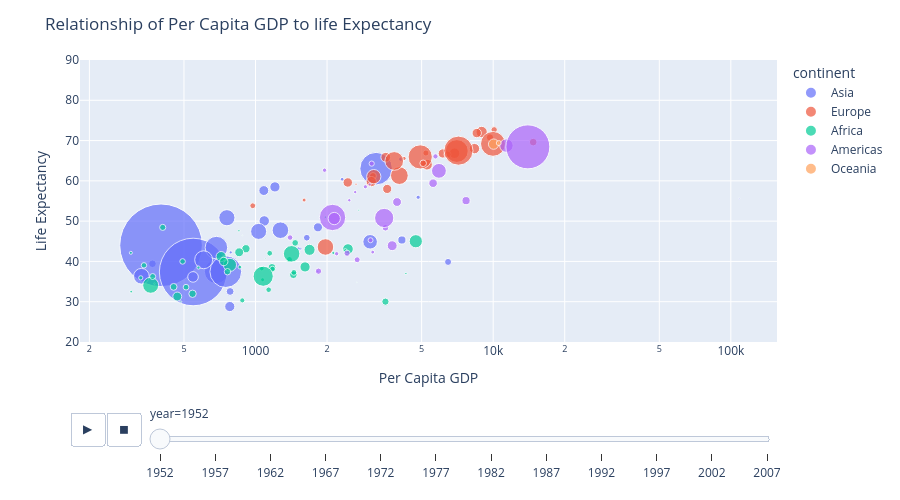

This figure's notebook cell:
### Markdown cell above
### Add time and population

In `px.scatter()`, `animation_frame="year"` creates a frame for each year, `animation_group="country"` keeps track of country identity, `size="pop"` maps population to bubble area, and `color="continent"` distinguishes broad continents. `log_x=True` changes the display scale while hover labels retain GDP values in their original units.

### Code cell
fig = px.scatter(gap_df, x="gdpPercap", y="lifeExp", log_x=True, color="continent", size="pop", size_max=90, hover_name="country", labels={"lifeExp": "Life Expectancy", "gdpPercap": " Per Capita GDP"}, animation_frame="year")

fig.update_layout(title="Relationship of Per Capita GDP to life Expectancy", yaxis_range=[20, 90], height=500)

fig.show()

### Figure 1 — Plotly figure (JSON) as saved in the notebook; plotly's stock layout.template omitted (floating-point values rounded to 4 significant figures)
{"data": [{"hovertemplate": "<b>%{hovertext}</b><br><br>continent=Asia<br>year=1952<br> Per Capita GDP=%{x}<br>Life Expectancy=%{y}<br>pop=%{marker.size}<extra></extra>", "hovertext": ["Afghanistan", "Bahrain", "Bangladesh", "Cambodia", "China", "Hong Kong, China", "India", "Indonesia", "Iran", "Iraq", "Israel", "Japan", "Jordan", "Korea, Dem. Rep.", "Korea, Rep.", "Kuwait", "Lebanon", "Malaysia", "Mongolia", "Myanmar", "Nepal", "Oman", "Pakistan", "Philippines", "Saudi Arabia", "Singapore", "Sri Lanka", "Syria", "Taiwan", "Thailand", "Vietnam", "West Bank and Gaza", "Yemen, Rep."], "legendgroup": "Asia", "marker": {"color": "#636efa", "size": [8425333, 120447, 46886859, 4693836, 556263527, 2125900, 372000000, 82052000, 17272000, 5441766, 1620914, 86459025, 607914, 8865488, 20947571, 160000, 1439529, 6748378, 800663, 20092996, 9182536, 507833, 41346560, 22438691, 4005677, 1127000, 7982342, 3661549, 8550362, 21289402, 26246839, 1030585, 4963829], "sizemode": "area", "sizeref": 162800.0, "symbol": "circle"}, "mode": "markers", "name": "Asia", "orientation": "v", "showlegend": true, "type": "scatter", "x": [779.4, 9867.0, 684.2, 368.5, 400.4, 3054.0, 546.6, 749.7, 3035.0, 4130.0, 4087.0, 3217.0, 1547.0, 1088.0, 1031.0, 108400.0, 4835.0, 1831.0, 786.6, 331.0, 545.9, 1828.0, 684.6, 1273.0, 6460.0, 2315.0, 1084.0, 1643.0, 1207.0, 757.8, 605.1, 1516.0, 781.7], "xaxis": "x", "y": [28.8, 50.94, 37.48, 39.42, 44.0, 60.96, 37.37, 37.47, 44.87, 45.32, 65.39, 63.03, 43.16, 50.06, 47.45, 55.56, 55.93, 48.46, 42.24, 36.32, 36.16, 37.58, 43.44, 47.75, 39.88, 60.4, 57.59, 45.88, 58.5, 50.85, 40.41, 43.16, 32.55], "yaxis": "y"}, {"hovertemplate": "<b>%{hovertext}</b><br><br>continent=Europe<br>year=1952<br> Per Capita GDP=%{x}<br>Life Expectancy=%{y}<br>pop=%{marker.size}<extra></extra>", "hovertext": ["Albania", "Austria", "Belgium", "Bosnia and Herzegovina", "Bulgaria", "Croatia", "Czech Republic", "Denmark", "Finland", "France", "Germany", "Greece", "Hungary", "Iceland", "Ireland", "Italy", "Montenegro", "Netherlands", "Norway", "Poland", "Portugal", "Romania", "Serbia", "Slovak Republic", "Slovenia", "Spain", "Sweden", "Switzerland", "Turkey", "United Kingdom"], "legendgroup": "Europe", "marker": {"color": "#EF553B", "size": [1282697, 6927772, 8730405, 2791000, 7274900, 3882229, 9125183, 4334000, 4090500, 42459667, 69145952, 7733250, 9504000, 147962, 2952156, 47666000, 413834, 10381988, 3327728, 25730551, 8526050, 16630000, 6860147, 3558137, 1489518, 28549870, 7124673, 4815000, 22235677, 50430000], "sizemode": "area", "sizeref": 162800.0, "symbol": "circle"}, "mode": "markers", "name": "Europe", "orientation": "v", "showlegend": true, "type": "scatter", "x": [1601.0, 6137.0, 8343.0, 973.5, 2444.0, 3119.0, 6876.0, 9692.0, 6425.0, 7030.0, 7144.0, 3531.0, 5264.0, 7268.0, 5210.0, 4931.0, 2648.0, 8942.0, 10100.0, 4029.0, 3068.0, 3145.0, 3581.0, 5075.0, 4215.0, 3834.0, 8528.0, 14730.0, 1969.0, 9980.0], "xaxis": "x", "y": [55.23, 66.8, 68.0, 53.82, 59.6, 61.21, 66.87, 70.78, 66.55, 67.41, 67.5, 65.86, 64.03, 72.49, 66.91, 65.94, 59.16, 72.13, 72.67, 61.31, 59.82, 61.05, 58.0, 64.36, 65.57, 64.94, 71.86, 69.62, 43.59, 69.18], "yaxis": "y"}, {"hovertemplate": "<b>%{hovertext}</b><br><br>continent=Africa<br>year=1952<br> Per Capita GDP=%{x}<br>Life Expectancy=%{y}<br>pop=%{marker.size}<extra></extra>", "hovertext": ["Algeria", "Angola", "Benin", "Botswana", "Burkina Faso", "Burundi", "Cameroon", "Central African Republic", "Chad", "Comoros", "Congo, Dem. Rep.", "Congo, Rep.", "Cote d'Ivoire", "Djibouti", "Egypt", "Equatorial Guinea", "Eritrea", "Ethiopia", "Gabon", "Gambia", "Ghana", "Guinea", "Guinea-Bissau", "Kenya", "Lesotho", "Liberia", "Libya", "Madagascar", "Malawi", "Mali", "Mauritania", "Mauritius", "Morocco", "Mozambique", "Namibia", "Niger", "Nigeria", "Reunion", "Rwanda", "Sao Tome and Principe", "Senegal", "Sierra Leone", "Somalia", "South Africa", "Sudan", "Swaziland", "Tanzania", "Togo", "Tunisia", "Uganda", "Zambia", "Zimbabwe"], "legendgroup": "Africa", "marker": {"color": "#00cc96", "size": [9279525, 4232095, 1738315, 442308, 4469979, 2445618, 5009067, 1291695, 2682462, 153936, 14100005, 854885, 2977019, 63149, 22223309, 216964, 1438760, 20860941, 420702, 284320, 5581001, 2664249, 580653, 6464046, 748747, 863308, 1019729, 4762912, 2917802, 3838168, 1022556, 516556, 9939217, 6446316, 485831, 3379468, 33119096, 257700, 2534927, 60011, 2755589, 2143249, 2526994, 14264935, 8504667, 290243, 8322925, 1219113, 3647735, 5824797, 2672000, 3080907], "sizemode": "area", "sizeref": 162800.0, "symbol": "circle"}, "mode": "markers", "name": "Africa", "orientation": "v", "showlegend": true, "type": "scatter", "x": [2449.0, 3521.0, 1063.0, 851.2, 543.3, 339.3, 1173.0, 1071.0, 1179.0, 1103.0, 780.5, 2126.0, 1389.0, 2670.0, 1419.0, 375.6, 328.9, 362.1, 4293.0, 485.2, 911.3, 510.2, 299.9, 853.5, 298.8, 575.6, 2388.0, 1443.0, 369.2, 452.3, 743.1, 1968.0, 1688.0, 468.5, 2424.0, 761.9, 1077.0, 2719.0, 493.3, 879.6, 1450.0, 879.8, 1136.0, 4725.0, 1616.0, 1148.0, 716.7, 859.8, 1468.0, 734.8, 1147.0, 406.9], "xaxis": "x", "y": [43.08, 30.02, 38.22, 47.62, 31.98, 39.03, 38.52, 35.46, 38.09, 40.72, 39.14, 42.11, 40.48, 34.81, 41.89, 34.48, 35.93, 34.08, 37.0, 30.0, 43.15, 33.61, 32.5, 42.27, 42.14, 38.48, 42.72, 36.68, 36.26, 33.69, 40.54, 50.99, 42.87, 31.29, 41.73, 37.44, 36.32, 52.72, 40.0, 46.47, 37.28, 30.33, 32.98, 45.01, 38.63, 41.41, 41.22, 38.6, 44.6, 39.98, 42.04, 48.45], "yaxis": "y"}, {"hovertemplate": "<b>%{hovertext}</b><br><br>continent=Americas<br>year=1952<br> Per Capita GDP=%{x}<br>Life Expectancy=%{y}<br>pop=%{marker.size}<extra></extra>", "hovertext": ["Argentina", "Bolivia", "Brazil", "Canada", "Chile", "Colombia", "Costa Rica", "Cuba", "Dominican Republic", "Ecuador", "El Salvador", "Guatemala", "Haiti", "Honduras", "Jamaica", "Mexico", "Nicaragua", "Panama", "Paraguay", "Peru", "Puerto Rico", "Trinidad and Tobago", "United States", "Uruguay", "Venezuela"], "legendgroup": "Americas", "marker": {"color": "#ab63fa", "size": [17876956, 2883315, 56602560, 14785584, 6377619, 12350771, 926317, 6007797, 2491346, 3548753, 2042865, 3146381, 3201488, 1517453, 1426095, 30144317, 1165790, 940080, 1555876, 8025700, 2227000, 662850, 157553000, 2252965, 5439568], "sizemode": "area", "sizeref": 162800.0, "symbol": "circle"}, "mode": "markers", "name": "Americas", "orientation": "v", "showlegend": true, "type": "scatter", "x": [5911.0, 2677.0, 2109.0, 11370.0, 3940.0, 2144.0, 2627.0, 5587.0, 1398.0, 3522.0, 3048.0, 2428.0, 1840.0, 2195.0, 2899.0, 3478.0, 3112.0, 2480.0, 1952.0, 3759.0, 3082.0, 3023.0, 13990.0, 5717.0, 7690.0], "xaxis": "x", "y": [62.48, 40.41, 50.92, 68.75, 54.74, 50.64, 57.21, 59.42, 45.93, 48.36, 45.26, 42.02, 37.58, 41.91, 58.53, 50.79, 42.31, 55.19, 62.65, 43.9, 64.28, 59.1, 68.44, 66.07, 55.09], "yaxis": "y"}, {"hovertemplate": "<b>%{hovertext}</b><br><br>continent=Oceania<br>year=1952<br> Per Capita GDP=%{x}<br>Life Expectancy=%{y}<br>pop=%{marker.size}<extra></extra>", "hovertext": ["Australia", "New Zealand"], "legendgroup": "Oceania", "marker": {"color": "#FFA15A", "size": [8691212, 1994794], "sizemode": "area", "sizeref": 162800.0, "symbol": "circle"}, "mode": "markers", "name": "Oceania", "orientation": "v", "showlegend": true, "type": "scatter", "x": [10040.0, 10560.0], "xaxis": "x", "y": [69.12, 69.39], "yaxis": "y"}], "layout": {"height": 500, "legend": {"itemsizing": "constant", "title": {"text": "continent"}, "tracegroupgap": 0}, "margin": {"t": 60}, "sliders": [{"active": 0, "currentvalue": {"prefix": "year="}, "len": 0.9, "pad": {"b": 10, "t": 60}, "steps": [{"args": [["1952"], {"frame": {"duration": 0, "redraw": false}, "fromcurrent": true, "mode": "immediate", "transition": {"duration": 0, "easing": "linear"}}], "label": "1952", "method": "animate"}, {"args": [["1957"], {"frame": {"duration": 0, "redraw": false}, "fromcurrent": true, "mode": "immediate", "transition": {"duration": 0, "easing": "linear"}}], "label": "1957", "method": "animate"}, {"args": [["1962"], {"frame": {"duration": 0, "redraw": false}, "fromcurrent": true, "mode": "immediate", "transition": {"duration": 0, "easing": "linear"}}], "label": "1962", "method": "animate"}, {"args": [["1967"], {"frame": {"duration": 0, "redraw": false}, "fromcurrent": true, "mode": "immediate", "transition": {"duration": 0, "easing": "linear"}}], "label": "1967", "method": "animate"}, {"args": [["1972"], {"frame": {"duration": 0, "redraw": false}, "fromcurrent": true, "mode": "immediate", "transition": {"duration": 0, "easing": "linear"}}], "label": "1972", "method": "animate"}, {"args": [["1977"], {"frame": {"duration": 0, "redraw": false}, "fromcurrent": true, "mode": "immediate", "transition": {"duration": 0, "easing": "linear"}}], "label": "1977", "method": "animate"}, {"args": [["1982"], {"frame": {"duration": 0, "redraw": false}, "fromcurrent": true, "mode": "immediate", "transition": {"duration": 0, "easing": "linear"}}], "label": "1982", "method": "animate"}, {"args": [["1987"], {"frame": {"duration": 0, "redraw": false}, "fromcurrent": true, "mode": "immediate", "transition": {"duration": 0, "easing": "linear"}}], "label": "1987", "method": "animate"}, {"args": [["1992"], {"frame": {"duration": 0, "redraw": false}, "fromcurrent": true, "mode": "immediate", "transition": {"duration": 0, "easing": "linear"}}], "label": "1992", "method": "animate"}, {"args": [["1997"], {"frame": {"duration": 0, "redraw": false}, "fromcurrent": true, "mode": "immediate", "transition": {"duration": 0, "easing": "linear"}}], "label": "1997", "method": "animate"}, {"args": [["2002"], {"frame": {"duration": 0, "redraw": false}, "fromcurrent": true, "mode": "immediate", "transition": {"duration": 0, "easing": "linear"}}], "label": "2002", "method": "animate"}, {"args": [["2007"], {"frame": {"duration": 0, "redraw": false}, "fromcurrent": true, "mode": "immediate", "transition": {"duration": 0, "easing": "linear"}}], "label": "2007", "method": "animate"}], "x": 0.1, "xanchor": "left", "y": 0, "yanchor": "top"}], "title": {"text": "Relationship of Per Capita GDP to life Expectancy"}, "updatemenus": [{"buttons": [{"args": [null, {"frame": {"duration": 500, "redraw": false}, "fromcurrent": true, "mode": "immediate", "transition": {"duration": 500, "easing": "linear"}}], "label": "&#9654;", "method": "animate"}, {"args": [[null], {"frame": {"duration": 0, "redraw": false}, "fromcurrent": true, "mode": "immediate", "transition": {"duration": 0, "easing": "linear"}}], "label": "&#9724;", "method": "animate"}], "direction": "left", "pad": {"r": 10, "t": 70}, "showactive": false, "type": "buttons", "x": 0.1, "xanchor": "right", "y": 0, "yanchor": "top"}], "xaxis": {"anchor": "y", "domain": [0, 1], "title": {"text": " Per Capita GDP"}, "type": "log"}, "yaxis": {"anchor": "x", "domain": [0, 1], "range": [20, 90], "title": {"text": "Life Expectancy"}}}}
